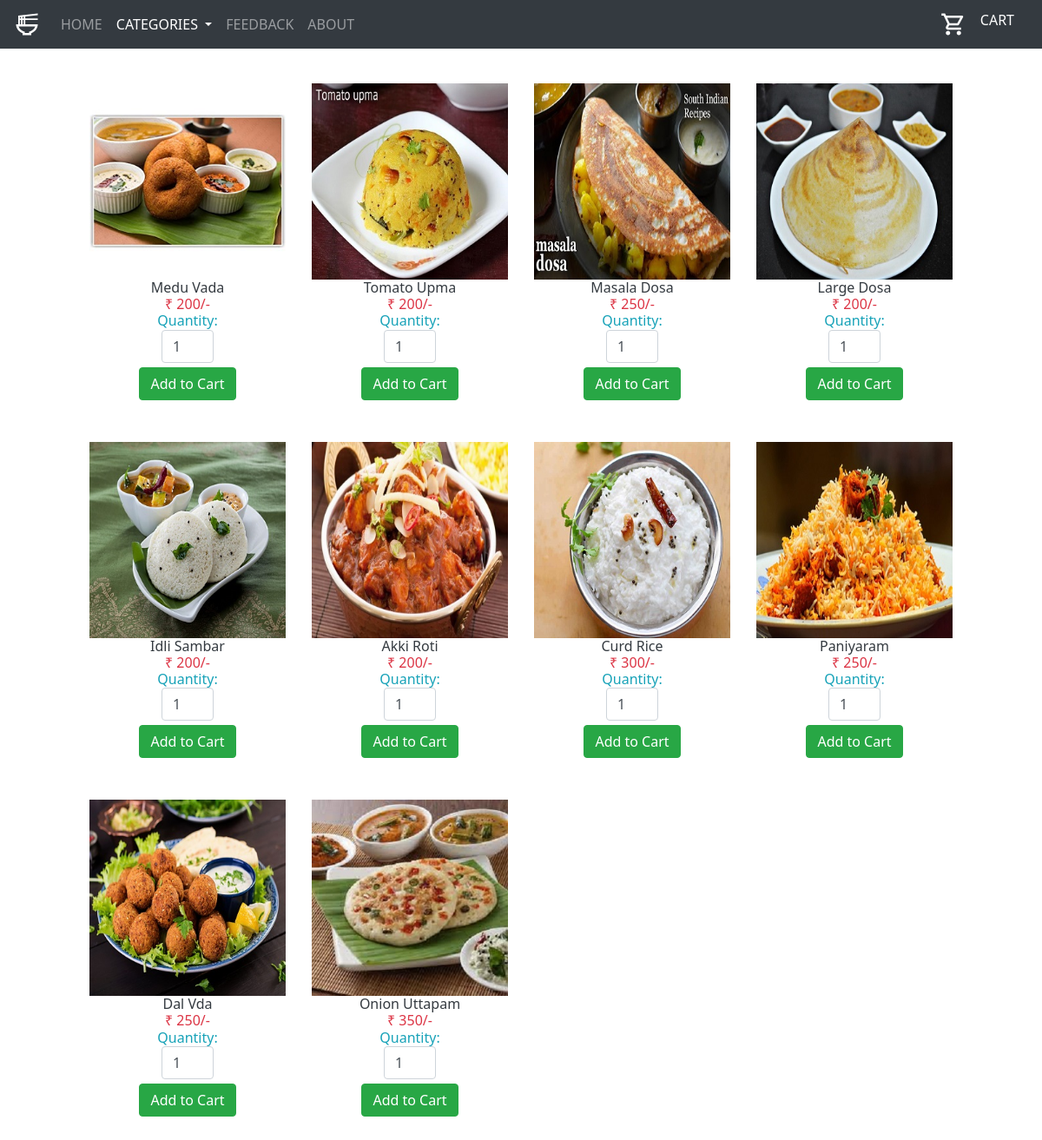
The app's page /southindian.php (signed in) with its own data.
### tables this page shows
CREATE TABLE `food` (
  `id` int(11) NOT NULL,
  `category` varchar(20) NOT NULL,
  `name` varchar(30) NOT NULL,
  `price` int(11) NOT NULL,
  `path` varchar(50) NOT NULL,
  `table no` int(11) NOT NULL
);

### southindian.php (the view, shortened to what this page needs)
<!doctype html>
<html lang="en">
  <head>
    <link rel="stylesheet" href="https://unpkg.com/swiper/swiper-bundle.css" />
<link rel="stylesheet" href="https://unpkg.com/swiper/swiper-bundle.min.css" />
    <link rel="stylesheet" href="https://cdn.jsdelivr.net/npm/bootstrap@4.6.0/dist/css/bootstrap.min.css">
<link href="https://unpkg.com/tailwindcss@^2/dist/tailwind.min.css" rel="stylesheet">
  </head>
  <body>
<header>
<nav class="navbar navbar-expand-md navbar-dark fixed-top bg-dark " >
  <a class="navbar-brand" href="home.php"> <img src="navbar/logo.svg"  width="30" height="30" class="d-inline-block align-top" alt=""></a>
  <div class="collapse navbar-collapse" id="navbarNavDropdown">
    <ul class="navbar-nav">
      <li class="nav-item ">
        <a class="nav-link" href="home.php">HOME <span class="sr-only">(current)</span></a>
      </li>
      <li class="nav-item dropdown">
        <a class="nav-link active dropdown-toggle" href="#" id="navbarDropdownMenuLink" role="button" data-toggle="dropdown" aria-haspopup="true" aria-expanded="false">
         CATEGORIES
        </a>
      </li>
      <li class="nav-item">
        <a class="nav-link" href="feedback.php">FEEDBACK</a>
      </li>
      <li class="nav-item ">
        <a class="nav-link" href="about.php">ABOUT</a>
      </li>
    </ul>
  </div>
  <form class="form-inline">
  <a class="navbar-brand" href="cart.php">
    <img src="navbar/cart.svg"  width="30" height="30" class="d-inline-block align-top" alt="">
    </a>
  <a class="navbar-brand " href="cart.php">
  <p class="h6">CART</p>
  </a>
  </form>
</nav>
</header>
<br><br><br><br>
<div class="container" style="width:95%;">
<?php
$conn = Connect();
$sql = "SELECT * FROM food WHERE category = 'South Indian' ORDER BY id ";
$result = mysqli_query($conn, $sql);
if (mysqli_num_rows($result) > 0)
{
  $count=0;
  while($row = mysqli_fetch_assoc($result)){
    if ($count == 0)
      echo "<div class='row'>";
?>
<div class="col-md-3">
<form method="post" action="cart.php?action=add&id=<?php echo $row["id"]; ?>">
<div class="mypanel" align="center";>
<img src="<?php echo $row["path"]; ?>" class="img-responsive">
<h4 class="text-dark"><?php echo $row["name"]; ?></h4>
<h5 class="text-danger">&#8377; <?php echo $row["price"]; ?>/-</h5>
<h5 class="text-info">Quantity: <input type="number" min="1" max="25" name="quantity" class="form-control" value="1" style="width: 60px;"> </h5>
<input type="submit" name="add" style="margin-top:5px;" class="btn btn-success" value="Add to Cart">
</div>
</form>
<br><br>
</div>
<?php
$count++;
if($count==4)
{
  echo "</div>";
  $count=0;
}
}
?>
</div>
</div>
  <?php
}
?>
</body>
</html>

### records on screen
food: path (picture), name "Medu Vada", price "200"
food: path (picture), name "Tomato Upma", price "200"
food: path (picture), name "Masala Dosa", price "250"
food: path (picture), name "Large Dosa", price "200"
food: path (picture), name "Idli Sambar", price "200"
food: path (picture), name "Akki Roti", price "200"
food: path (picture), name "Curd Rice", price "300"
food: path (picture), name "Paniyaram", price "250"
food: path (picture), name "Dal Vda", price "250"
food: path (picture), name "Onion Uttapam", price "350"
